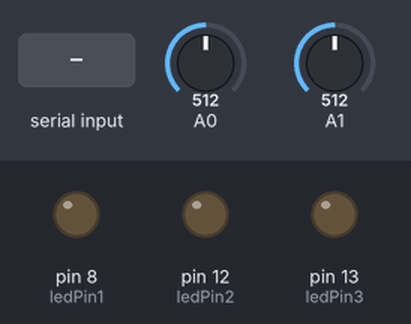
Bench run of a sketch on a simulated Arduino Uno, built with avr-gcc and run on an emulated ATmega328P. Shown: output pins drawn as LEDs (lit = HIGH). Inputs (shaded band) come from the test bench; at power-on: A0 = 512, A1 = 512. What the sketch prints to the serial monitor is not drawn.

Above: at 1.2 s.
1.3 s: "H" received over Serial
At 2.5 s:
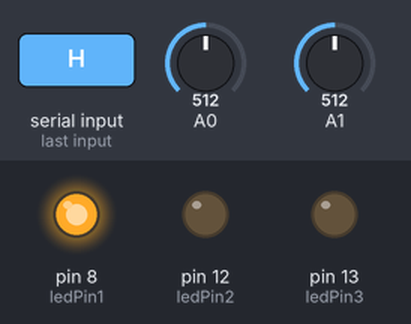
2.8 s: "B" received over Serial
At 3.4 s:
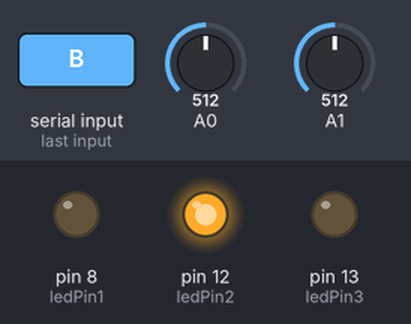
4.3 s: "X" received over Serial
At 4.6 s:
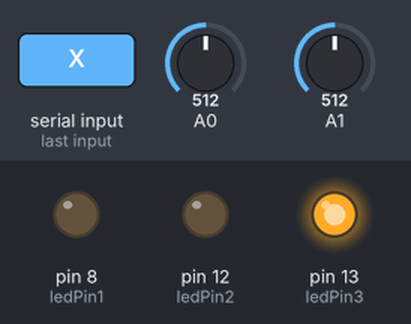
Timing chart, 0 to 7.3 s (numbered marks = the images above; inputs shaded):
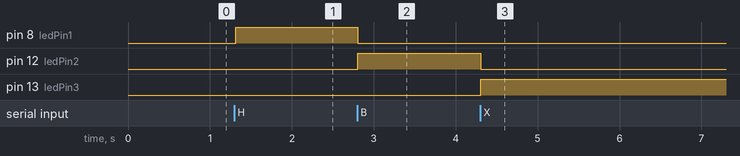

The sketch:

sketch_oct22b.ino
```cpp
const int ledPin1 = 8;
const int ledPin2 = 12;
const int ledPin3 = 13;

int incomingByte;

void setup() {
  // put your setup code here, to run once:
  Serial.begin(9600);
  pinMode(ledPin1, OUTPUT);
  pinMode(ledPin2, OUTPUT);
  pinMode(ledPin3, OUTPUT);
}

void loop() {
  // put your main code here, to run repeatedly:
  int pot1 = analogRead(A0);
  int pot2 = analogRead(A1);

  Serial.print(pot1);
  Serial.print(",");
  Serial.println(pot2);
  delay(1);

  if(Serial.available() > 0){
    incomingByte = Serial.read();
    Serial.println(incomingByte);
    if(incomingByte == 'H'){
      digitalWrite(ledPin1, HIGH);
      digitalWrite(ledPin2, LOW);
      digitalWrite(ledPin3, LOW);
    }
    if(incomingByte == 'B'){
      digitalWrite(ledPin1, LOW);
      digitalWrite(ledPin2, HIGH);
      digitalWrite(ledPin3, LOW);
    }
     if(incomingByte == 'X'){
      digitalWrite(ledPin1, LOW);
      digitalWrite(ledPin2, LOW);
      digitalWrite(ledPin3, HIGH);
    }

  }

}
```

Measured:
- after the input at 1.3 s, pin 8 (ledPin1): LOW → HIGH at once
- after the input at 2.8 s, pin 8 (ledPin1): HIGH → LOW at once; pin 12 (ledPin2): LOW → HIGH at once
- after the input at 4.3 s, pin 12 (ledPin2): HIGH → LOW at once; pin 13 (ledPin3): LOW → HIGH at once
